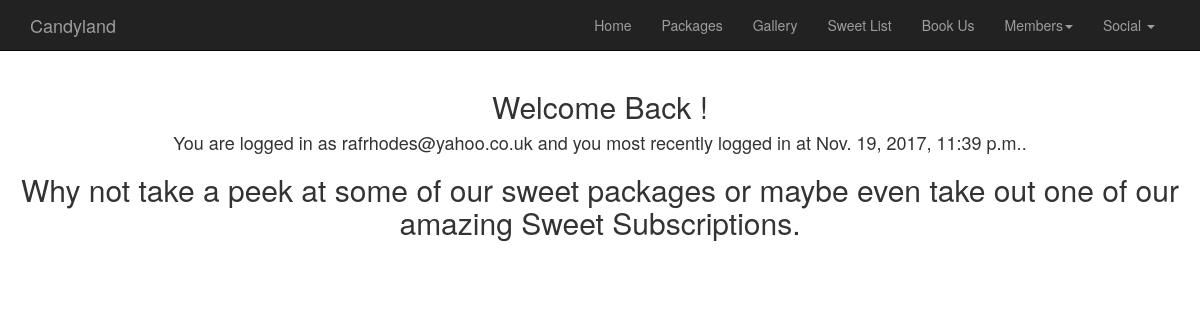
The page /profile/ (signed in) on the database as committed earlier.
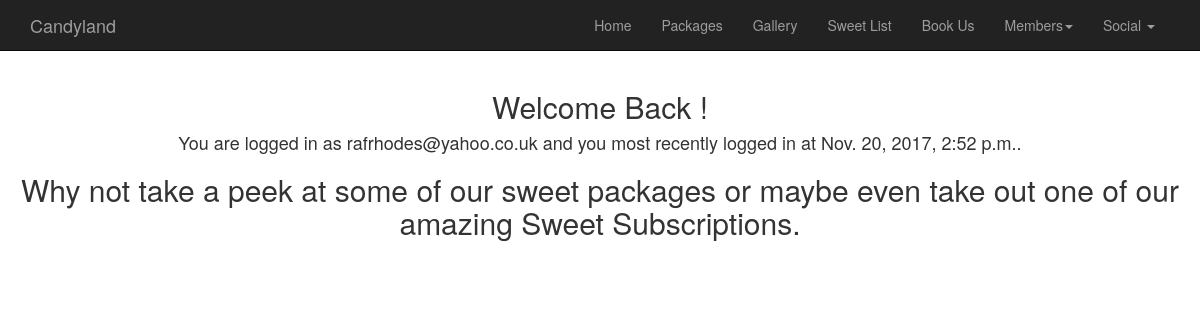
The same page on the database as committed later.
### accounts/models.py (models this page shows, shortened)
class User(AbstractUser):
    objects = AccountUserManager()

### accounts/views.py (the view)
# urls.py: url(r'^profile/$', accounts_views.profile, name='profile'),
@login_required(login_url='/login/')
def profile(request):
    return render(request, 'profile.html')

### CandyLand_app/templates/profile.html
{% extends "base.html" %}
{% load staticfiles %}
{% block content %}
    <h2>Welcome Back {{ user.first_name }}!</h2>
    <h4>You are logged in as {{ user.email }} and you most recently logged in at {{ user.last_login }}.</h4>
    <h2>Why not take a peek at some of our sweet packages or maybe even take out one of our
    amazing Sweet Subscriptions.</h2>
{% endblock %}

### CandyLand_app/templates/base.html (shortened to what this page needs)
{% load staticfiles %}
<!DOCTYPE html>
<html>
<head>
    <link rel="stylesheet" href="https://maxcdn.bootstrapcdn.com/bootstrap/3.3.7/css/bootstrap.min.css">
    <link rel="stylesheet" href="{% static "css/font-awesome-4.7.0/css/font-awesome.css" %}"/>
    <link rel="stylesheet" type="text/css" href="{% static "css/styling.css" %}"/>
</head>
<body>
    <div class="navbar navbar-inverse navbar-fixed-top">
        <div class="container">
        <a class="navbar-brand" href="/">Candyland</a>
            <ul id="myCollapsingList" class="nav navbar-inverse navbar-nav navbar-right collapse navbar-collapse">
                <li><a href="/">Home</a></li>
                <li><a href="/packages">Packages</a></li>
                <li><a href="/gallery">Gallery</a></li>
                <li><a href="/sweetlist">Sweet List</a></li>
                <li><a href="/bookus">Book Us</a></li>
                <li class="dropdown"><a href="#" class="dropdown-toggle" data-toggle="dropdown">Members<b class="caret"></b></a>
                </li>
                <li class="dropdown">
                    <a href="#" class="dropdown-toggle" data-toggle="dropdown">Social <b class="caret"></b></a>
                </li>
            </ul>
        </div>
    </div>
    {% block content %}
    {% endblock %}
</body>
</html>

### static/css/styling.css (style rules this page uses)
body { padding-top: 70px; }
h2 { text-align: center; }
h4 { text-align: center; }

Rows that differ between the two databases and show on the page:
changed User "rafrhodes@yahoo.co.uk": last_login "Nov. 19, 2017, 11:39 p.m." → "Nov. 20, 2017, 2:52 p.m."
